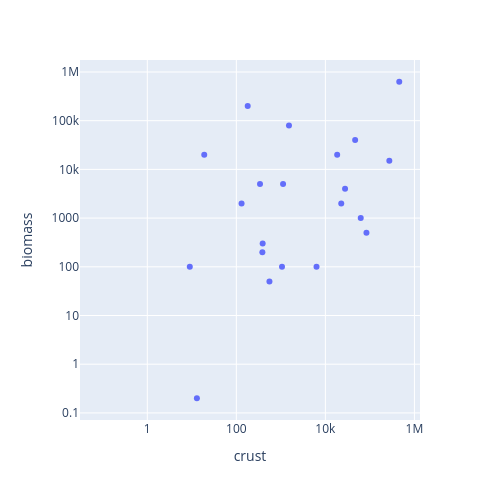

Notebook cell for this chart:
### Markdown cell above
## Plotting with Plotly - Minimal Example

The following plots are all done with the *Plotly* library of *Python*. The plot code looks complicated but it is just a series of commands. the plots below are mostly style commands.

Below is a minimal code example with no alternative styling or extra commands applied. It will produce an interactive plot.

### Code cell
import plotly.express as px

fig = px.scatter(final_df,              # plotly acceses dataframe directly
                x="crust",              # the dataframe column to use for x
                y="biomass",            # the dataframe column to use for y
                width=500, height=500,  # set the size of the figure
                hover_data=["symbol"],  # add the symbol column to the hover tooltip
                log_y=True, log_x=True, # use log scale for both axes
                )

fig.write_html("minimal.html", include_plotlyjs="cdn") 
fig.show()

### Figure 1 — Plotly figure (JSON) as saved in the notebook; plotly's stock layout.template omitted (floating-point values rounded to 4 significant figures)
{"data": [{"customdata": [["H"], ["B"], ["C"], ["N"], ["O"], ["F"], ["Na"], ["Mg"], ["Al"], ["Si"], ["P"], ["S"], ["Cl"], ["K"], ["Ca"], ["Ti"], ["V"], ["Cr"], ["Mn"], ["Fe"], ["Ni"], ["Cu"], ["Zn"], ["As"], ["Br"], ["Sr"], ["Ba"], ["Hg"], ["Pb"], ["U"]], "hovertemplate": "crust=%{x}<br>biomass=%{y}<br>symbol=%{customdata[0]}<extra></extra>", "legendgroup": "", "marker": {"color": "#636efa", "symbol": "circle"}, "mode": "markers", "name": "", "orientation": "v", "showlegend": false, "type": "scatter", "x": [1520.0, 9.0, 180.0, 19.0, 456000.0, 554.0, 22700.0, 27640.0, 83600.0, 273000.0, 1120.0, 340.0, 131.0, 18400.0, 46600.0, 6320.0, 136.0, 122.0, 1060.0, 62200.0, 99.0, 68.0, 76.0, 1.8, 2.5, 384.0, 390.0, 0.09, 13.0, 2.3], "xaxis": "x", "y": [80000.0, 100.0, 200000.0, 20000.0, 630000.0, 50.0, 2000.0, 4000.0, 500.0, 15000.0, 5000.0, 5000.0, 2000.0, 20000.0, 40000.0, 100.0, NaN, NaN, 100.0, 1000.0, NaN, NaN, NaN, NaN, NaN, 200.0, 300.0, NaN, 0.2, NaN], "yaxis": "y"}], "layout": {"height": 500, "legend": {"tracegroupgap": 0}, "margin": {"t": 60}, "width": 500, "xaxis": {"anchor": "y", "domain": [0, 1], "title": {"text": "crust"}, "type": "log"}, "yaxis": {"anchor": "x", "domain": [0, 1], "title": {"text": "biomass"}, "type": "log"}}}
